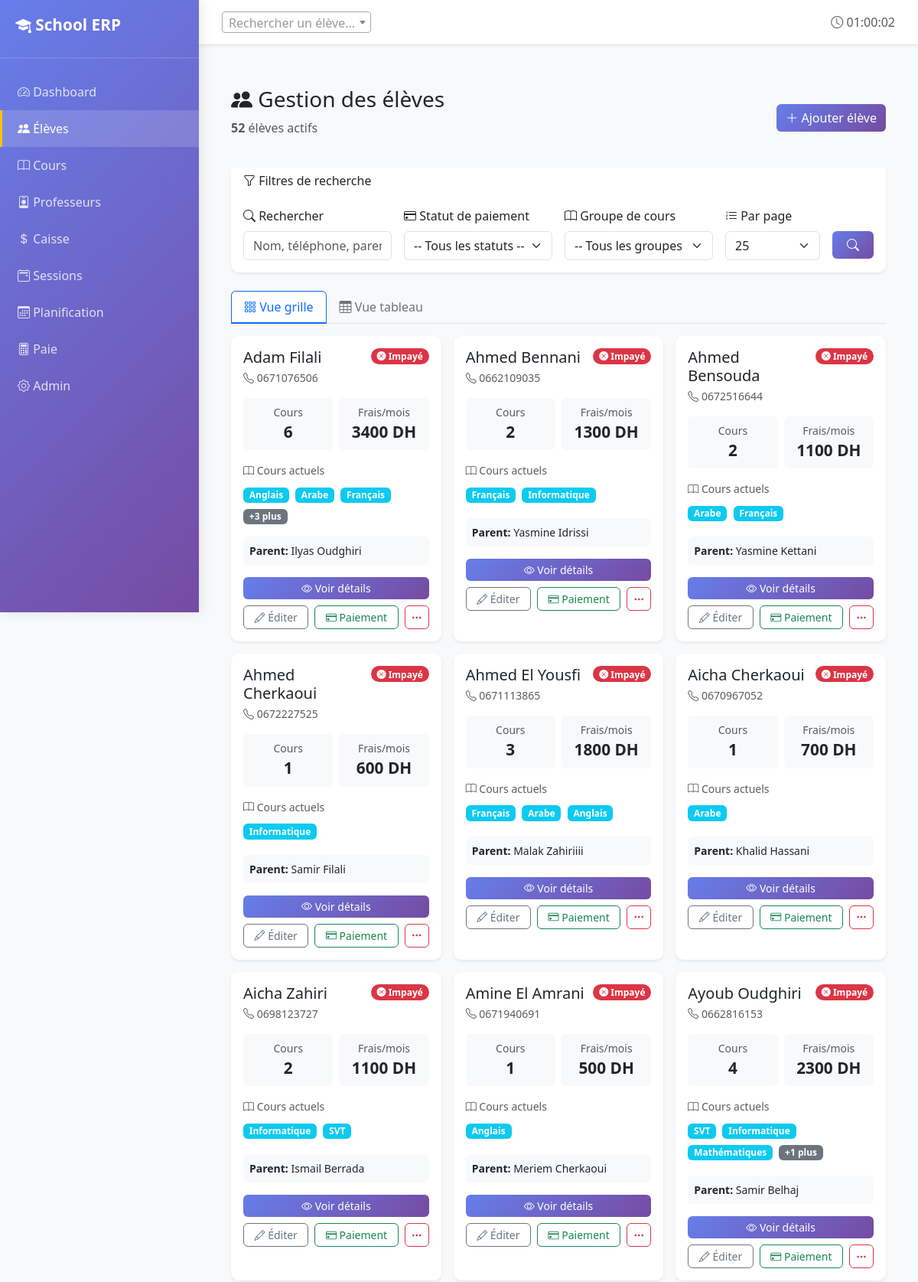
The page /students/ (upper part) on the database its author committed.
### core/models.py (models this page shows, shortened)
class Student(models.Model):
    name = models.CharField(max_length=100, verbose_name="Nom complet")
    phone = models.CharField(max_length=20, blank=True, verbose_name="Téléphone élève")
    parent_contact = models.CharField(max_length=20, verbose_name="Téléphone parent")
    parent_name = models.CharField(max_length=100, blank=True, verbose_name="Nom du parent")
    address = models.TextField(blank=True, verbose_name="Adresse")
    date_of_birth = models.DateField(null=True, blank=True, verbose_name="Date de naissance")
    enrollments = models.ManyToManyField(
        CourseGroup,
        through='Enrollment',
        related_name='students',
        verbose_name="Groupes inscrits"
    )
    is_active = models.BooleanField(default=True, verbose_name="Actif")
    created_at = models.DateTimeField(auto_now_add=True)
    notes = models.TextField(blank=True, verbose_name="Notes")
    class Meta:
        verbose_name = "Élève"
        verbose_name_plural = "Élèves"
        ordering = ['name']
    def total_monthly_fees(self):
        active_enrollments = self.enrollment_set.filter(is_active=True)
        total = sum((e.course_group.monthly_price for e in active_enrollments), Decimal('0.00'))
        return total
    def payment_status(self):
        current_month = timezone.now().date().replace(day=1)
        required = self.total_monthly_fees()
        paid = (
            self.payments
            .filter(month_covered=current_month, status='PAID')
            .aggregate(total=Sum('amount'))['total']
            or Decimal('0')
        )
        if required == 0:
            return 'OK'  # No courses = nothing to pay
        if paid >= required:
            return 'OK'
        elif paid > 0:
            return 'PARTIAL'
        return 'UNPAID'

class Enrollment(models.Model):
    student = models.ForeignKey(Student, on_delete=models.CASCADE)
    course_group = models.ForeignKey(CourseGroup, on_delete=models.CASCADE)
    enrolled_date = models.DateField(auto_now_add=True, verbose_name="Date d'inscription")
    is_active = models.BooleanField(default=True, verbose_name="Active")
    class Meta:
        verbose_name = "Inscription"
        verbose_name_plural = "Inscriptions"
        unique_together = [['student', 'course_group']]

class CourseGroup(models.Model):
    DAYS_CHOICES = [
        ('MON', 'Lundi'),
        ('TUE', 'Mardi'),
        ('WED', 'Mercredi'),
        ('THU', 'Jeudi'),
        ('FRI', 'Vendredi'),
        ('SAT', 'Samedi'),
        ('SUN', 'Dimanche'),
    ]
    name = models.CharField(max_length=100, verbose_name="Nom du groupe")
    subject = models.CharField(max_length=100, verbose_name="Matière")
    level = models.CharField(max_length=50, verbose_name="Niveau")
    monthly_price = models.DecimalField(
        max_digits=8,
        decimal_places=2,
        validators=[MinValueValidator(Decimal('0.01'))],
        verbose_name="Prix mensuel (DH)"
    )
    teacher = models.ForeignKey(
        Teacher,
        on_delete=models.PROTECT,
        related_name='course_groups',
        verbose_name="Professeur"
    )
    room = models.ForeignKey(
        Room,
        on_delete=models.PROTECT,
        related_name='course_groups',
        verbose_name="Salle"
    )
    schedule_day = models.CharField(
        max_length=3,
        choices=DAYS_CHOICES,
        verbose_name="Jour"
    )
    start_time = models.TimeField(verbose_name="Heure de début")
    end_time = models.TimeField(verbose_name="Heure de fin")
    is_active = models.BooleanField(default=True, verbose_name="Actif")
    created_at = models.DateTimeField(auto_now_add=True)
    class Meta:
        verbose_name = "Groupe de cours"
        verbose_name_plural = "Groupes de cours"
        ordering = ['schedule_day', 'start_time', 'name']
        unique_together = [['room', 'schedule_day', 'start_time']]

### core/views.py (the view)
# urls.py: path('students/', views.students_list, name='students_list'),
def students_list(request):
    students_qs = Student.objects.filter(
        is_active=True
    ).prefetch_related(
        'enrollment_set__course_group',
        'payments'
    ).select_related()
    student_filter = StudentFilter(request.GET, queryset=students_qs)
    filtered_qs = student_filter.qs.order_by('name')
    page = request.GET.get('page', 1)
    per_page = request.GET.get('per_page', '25')
    try:
        per_page = int(per_page)
        if per_page not in [10, 25, 50, 100]:
            per_page = 25
    except (ValueError, TypeError):
        per_page = 25
    paginator = Paginator(filtered_qs, per_page)
    students = paginator.get_page(page)
    qs_dict = request.GET.copy()
    qs_dict.pop('page', None)
    querystring = qs_dict.urlencode()
    filters_active = any([
        request.GET.get('q'),
        request.GET.get('payment_status'),
        request.GET.get('course_group'),
        request.GET.get('is_active') and request.GET.get('is_active') != '',
    ])
    context = {
        'students': students,
        'filter': student_filter,
        'per_page': per_page,
        'querystring': querystring,
        'filters_active': filters_active,
        'total_students': students_qs.count(),
        'filtered_count': filtered_qs.count(),
    }
    return render(request, 'core/students_list.html', context)

### core/templatetags/nav_active.py (called while the page is built)
@register.simple_tag(takes_context=True)
def active_if(context, *names):
    request = context.get("request")
    if not request or not request.resolver_match:
        return ""
    return "active" if request.resolver_match.url_name in names else ""

### templates/core/students_list.html (shortened to what this page needs)
{% extends 'core/base.html' %}
{% load static %}
{% block content %}
<div class="container-fluid py-4">
  <div class="d-flex justify-content-between align-items-center mb-4">
    <div>
      <h1 class="h3 mb-0"><i class="bi bi-people-fill"></i> Gestion des élèves</h1>
      <p class="text-muted mt-2">
        {% if filters_active %}
          <strong>{{ filtered_count }}</strong> sur <strong>{{ total_students }}</strong> élèves
          <span class="badge bg-primary ms-2">Filtres actifs</span>
        {% else %}
          <strong>{{ students.paginator.count }}</strong> élèves actifs
        {% endif %}
      </p>
    </div>
    <a href="{% url 'core:student_create' %}" class="btn btn-primary">
      <i class="bi bi-plus-lg"></i> Ajouter élève
    </a>
  </div>
  <div class="card border-0 shadow-sm mb-4">
    <div class="card-header bg-white border-0 d-flex justify-content-between align-items-center">
      <h6 class="mb-0"><i class="bi bi-funnel"></i> Filtres de recherche</h6>
    </div>
    <div class="card-body">
      <form method="get" id="filterForm" class="row g-3">
        <div class="col-md-3">
          <label for="search" class="form-label">
            <i class="bi bi-search"></i> Rechercher
          </label>
          <input
            type="text"
            class="form-control"
            id="search"
            name="q"
            placeholder="Nom, téléphone, parent..."
            value="{{ request.GET.q }}"
          >
        </div>
        <div class="col-md-3">
          <label for="payment_status" class="form-label">
            <i class="bi bi-credit-card"></i> Statut de paiement
          </label>
          <select class="form-select" id="payment_status" name="payment_status">
            <option value="">-- Tous les statuts --</option>
          </select>
        </div>
        <div class="col-md-3">
          <label for="course_group" class="form-label">
            <i class="bi bi-book"></i> Groupe de cours
          </label>
          <select class="form-select" id="course_group" name="course_group">
            <option value="">-- Tous les groupes --</option>
          </select>
        </div>
        <div class="col-md-2">
          <label for="per_page" class="form-label">
            <i class="bi bi-list-ol"></i> Par page
          </label>
          <select id="per_page" name="per_page" class="form-select">
            <option value="25" {% if per_page == 25 %}selected{% endif %}>25</option>
          </select>
        </div>
        <div class="col-md-1">
          <label class="form-label">&nbsp;</label>
          <button type="submit" class="btn btn-primary w-100">
            <i class="bi bi-search"></i>
          </button>
        </div>
      </form>
    </div>
  </div>
  <ul class="nav nav-tabs mb-3" role="tablist">
    <li class="nav-item" role="presentation">
      <button class="nav-link active" id="grid-tab" data-bs-toggle="tab" data-bs-target="#gridView" type="button">
        <i class="bi bi-grid-3x3-gap"></i> Vue grille
      </button>
    </li>
    <li class="nav-item" role="presentation">
      <button class="nav-link" id="table-tab" data-bs-toggle="tab" data-bs-target="#tableView" type="button">
        <i class="bi bi-table"></i> Vue tableau
      </button>
    </li>
  </ul>
  <div class="tab-content">
    <div class="tab-pane fade show active" id="gridView">
      <div class="row g-3 mb-4">
        {% for student in students %}
          <div class="col-md-6 col-lg-4">
            <div class="card border-0 shadow-sm h-100 student-card">
              <div class="card-body">
                <div class="d-flex justify-content-between align-items-start mb-3">
                  <div class="flex-grow-1">
                    <h5 class="card-title mb-1">{{ student.name }}</h5>
                    <small class="text-muted d-block">
                      <i class="bi bi-telephone"></i> {{ student.parent_contact }}
                    </small>
                  </div>
                  {% with status=student.payment_status %}
                    <span class="badge rounded-pill"
                          style="background-color:
                            {% if status == 'OK' %}#28a745{% elif status == 'PARTIAL' %}#ffc107{% else %}#dc3545{% endif %};">
                      {% if status == 'OK' %}
                        <i class="bi bi-check-circle-fill"></i> Payé
                      {% elif status == 'PARTIAL' %}
                        <i class="bi bi-exclamation-circle-fill"></i> Partiel
                      {% else %}
                        <i class="bi bi-x-circle-fill"></i> Impayé
                      {% endif %}
                    </span>
                  {% endwith %}
                </div>
                <div class="row g-2 mb-3">
                  <div class="col-6">
                    <div class="text-center p-2 bg-light rounded">
                      <small class="text-muted d-block">Cours</small>
                      <strong style="font-size: 1.3rem;">{{ student.enrollment_set.count }}</strong>
                    </div>
                  </div>
                  <div class="col-6">
                    <div class="text-center p-2 bg-light rounded">
                      <small class="text-muted d-block">Frais/mois</small>
                      <strong style="font-size: 1.3rem;">{{ student.total_monthly_fees|floatformat:0 }} DH</strong>
                    </div>
                  </div>
                </div>
                {% with courses=student.enrollment_set.all|slice:":3" %}
                  {% if courses %}
                    <div class="mb-3">
                      <small class="text-muted d-block mb-2">
                        <i class="bi bi-book"></i> Cours actuels
                      </small>
                      <div>
                        {% for e in courses %}
                          <small class="badge bg-info text-white me-1 mb-1">{{ e.course_group.subject }}</small>
                        {% endfor %}
                        {% with more=student.enrollment_set.count|add:"-3" %}
                          {% if more > 0 %}
                            <small class="badge bg-secondary text-white">+{{ more }} plus</small>
                          {% endif %}
                        {% endwith %}
                      </div>
                    </div>
                  {% endif %}
                {% endwith %}
                <div class="small bg-light p-2 rounded mb-3">
                  <strong>Parent:</strong> {{ student.parent_name|default:student.parent_contact }}
                </div>
                <div class="d-grid gap-2">
                  <a href="{% url 'core:student_page' student.id %}" class="btn btn-primary btn-sm">
                    <i class="bi bi-eye"></i> Voir détails
                  </a>
                  <div class="d-flex gap-2">
                    <a href="{% url 'core:student_edit' student.id %}" class="btn btn-outline-secondary btn-sm flex-grow-1">
                      <i class="bi bi-pencil"></i> Éditer
                    </a>
                    <a href="{% url 'core:payment_create' %}?student_id={{ student.id }}" class="btn btn-outline-success btn-sm flex-grow-1">
                      <i class="bi bi-credit-card"></i> Paiement
                    </a>
                    <button type="button" class="btn btn-outline-danger btn-sm" data-bs-toggle="dropdown">
                      <i class="bi bi-three-dots"></i>
                    </button>
                  </div>
                </div>
              </div>
            </div>
          </div>
        {% endfor %}
      </div>
    </div>
  </div>
</div>
{% endblock %}

### templates/core/base.html (style rules this page uses)
:root { --primary-color: #0d6efd; --secondary-color: #6c757d; --success-color: #198754; --danger-color: #dc3545; --warning-color: #ffc107; }
body { display: flex; min-height: 100vh; background-color: #f8f9fa; }
.card { border: none; border-radius: 10px; box-shadow: 0 2px 8px rgba(0,0,0,0.08); transition: transform 0.2s, box-shadow 0.2s; }
.btn { border-radius: 6px; font-weight: 500; transition: all 0.3s; }
.btn-primary { background: linear-gradient(135deg, #667eea 0%, #764ba2 100%); border: none; }

### templates/core/students_list.html (style rules this page uses)
.student-card { transition: all 0.3s cubic-bezier(0.4, 0, 0.2, 1); }
.nav-tabs .nav-link { color: #6c757d; border-color: transparent; border-bottom: 2px solid transparent; }
.nav-tabs .nav-link.active { color: #0d6efd; border-color: #0d6efd; }

### rows shown on the page
Student: name "Adam Filali", parent_contact "0671076506", enrollment_set.count "6", total_monthly_fees "3400", enrollment_set "3", parent_name "Ilyas Oudghiri"
Enrollment: course_group.subject "Anglais"
Enrollment: course_group.subject "Arabe"
Enrollment: course_group.subject "Français"
Student: name "Ahmed Bennani", parent_contact "0662109035", enrollment_set.count "2", total_monthly_fees "1300", parent_name "Yasmine Idrissi"
Enrollment: course_group.subject "Français"
Enrollment: course_group.subject "Informatique"
Student: name "Ahmed Bensouda", parent_contact "0672516644", enrollment_set.count "2", total_monthly_fees "1100", parent_name "Yasmine Kettani"
Enrollment: course_group.subject "Arabe"
Enrollment: course_group.subject "Français"
Student: name "Ahmed Cherkaoui", parent_contact "0672227525", enrollment_set.count "1", total_monthly_fees "600", parent_name "Samir Filali"
Enrollment: course_group.subject "Informatique"
Student: name "Ahmed El Yousfi", parent_contact "0671113865", enrollment_set.count "3", total_monthly_fees "1800", parent_name "Malak Zahiriiii"
Enrollment: course_group.subject "Français"
Enrollment: course_group.subject "Arabe"
Enrollment: course_group.subject "Anglais"
Student: name "Aicha Cherkaoui", parent_contact "0670967052", enrollment_set.count "1", total_monthly_fees "700", parent_name "Khalid Hassani"
Enrollment: course_group.subject "Arabe"
Student: name "Aicha Zahiri", parent_contact "0698123727", enrollment_set.count "2", total_monthly_fees "1100", parent_name "Ismail Berrada"
Enrollment: course_group.subject "Informatique"
Enrollment: course_group.subject "SVT"
Student: name "Amine El Amrani", parent_contact "0671940691", enrollment_set.count "1", total_monthly_fees "500", parent_name "Meriem Cherkaoui"
Enrollment: course_group.subject "Anglais"
Student: name "Ayoub Oudghiri", parent_contact "0662816153", enrollment_set.count "4", total_monthly_fees "2300", enrollment_set "1", parent_name "Samir Belhaj"
Enrollment: course_group.subject "SVT"
Enrollment: course_group.subject "Informatique"
Enrollment: course_group.subject "Mathématiques"

### other values the page prints
{{ students.paginator.count }} "52"
